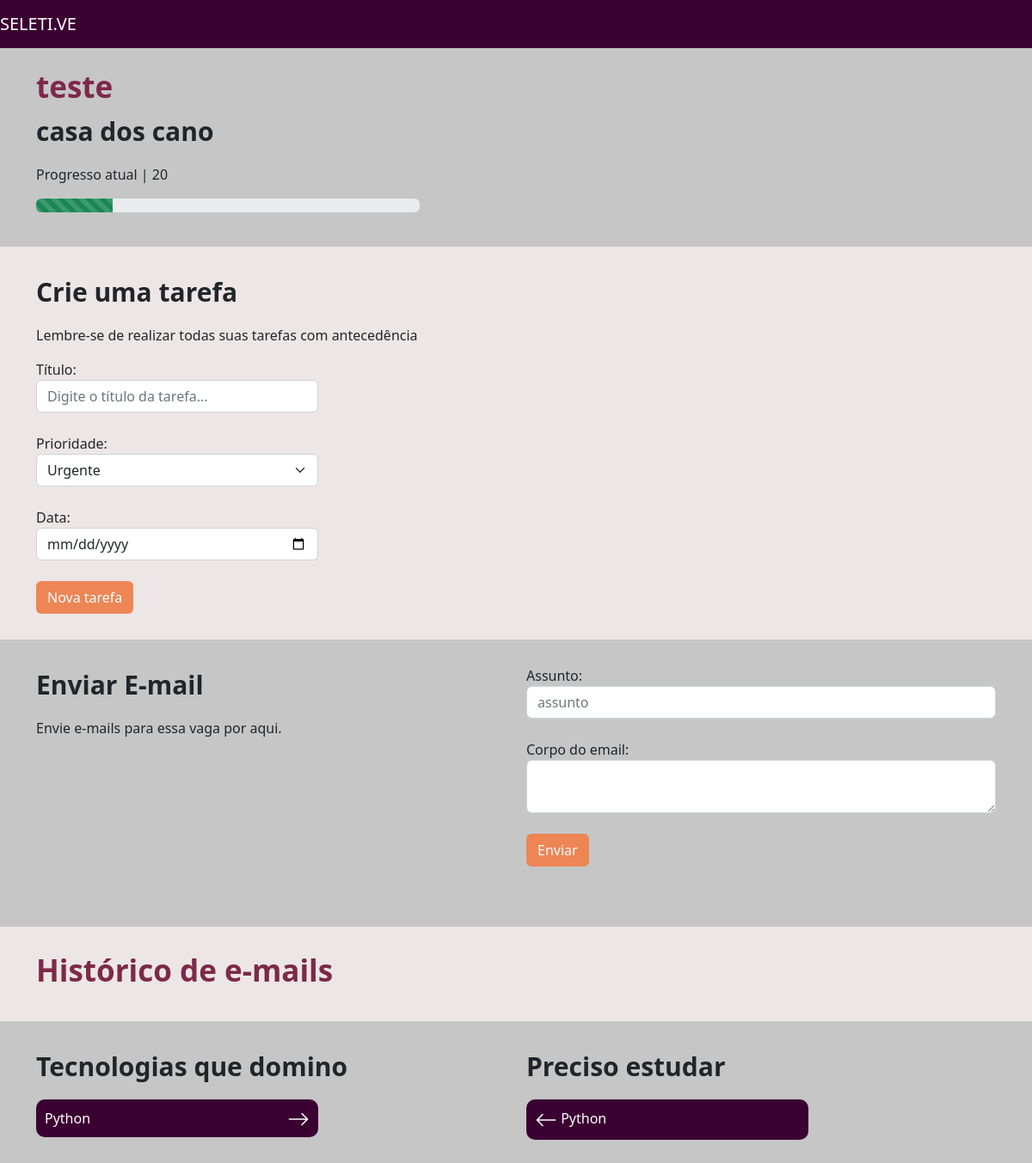
The page /vagas/vaga/2 on the database as committed earlier.
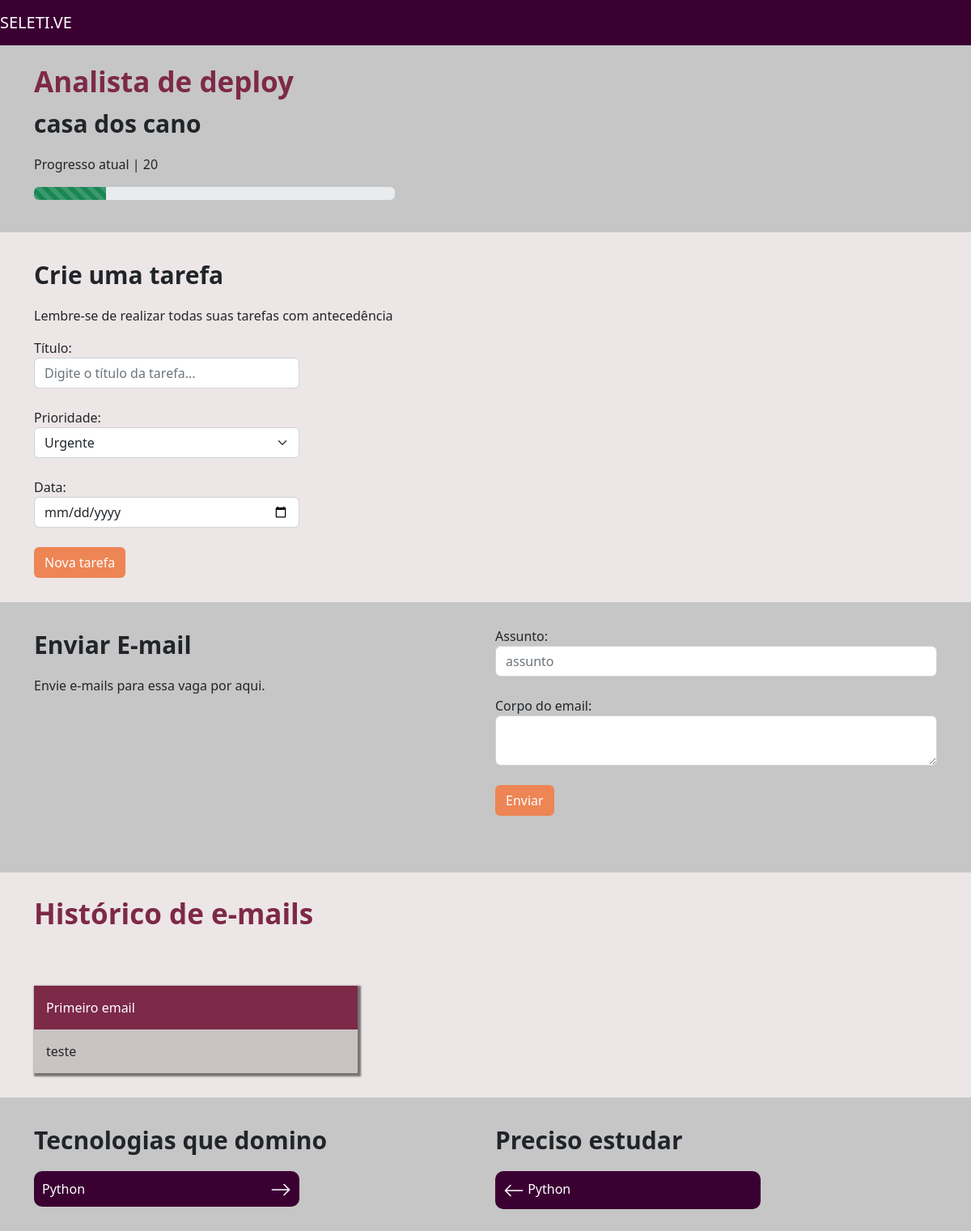
The same page on the database as committed later.
### empresa/models.py (models this page shows, shortened)
class Vagas(models.Model):
    choices_experiencia = (
        ('J', 'Júnior'),
        ('P', 'Pleno'),
        ('S', 'Sênior')
    )
    choices_status = (
        ('I', 'Interesse'),
        ('C', 'Currículo enviado'),
        ('E', 'Entrevista'),
        ('D', 'Desafio técnico'),
        ('F', 'Finalizado')
    )
    empresa = models.ForeignKey(Empresa,null=True, on_delete=models.SET_NULL)
    titulo = models.CharField(max_length=30)
    nivel_experiencia = models.CharField(max_length=2, choices=choices_experiencia)
    data_final = models.DateField()
    email = models.EmailField(null=True)
    status = models.CharField(max_length=30, choices=choices_status)
    tecnologias_dominadas = models.ManyToManyField(Tecnologias)
    tecnologias_estudar = models.ManyToManyField(Tecnologias, related_name='estudar')
    def progresso(self):
        x = [((i+1)*20, j[0]) for i, j in enumerate(self.choices_status)]
        x = list(filter(lambda x: x[1] == self.status, x))[0][0]
        return x
    """def progresso(self):
        if self.status == 'I':
            return 20
        elif self.status == 'C':
            return 40
        elif self.status == 'E':
            return 60
        elif self.status == 'D':
            return 80
        elif self.status == 'F':
            return 100
    """

class Empresa(models.Model):
    choices_nicho_mercado = (
        ("M", "Marketing"),
        ("N", "Nutrição"),
        ("D", "Design")
    )
    logo = models.ImageField(upload_to="logo_empresa", null=True)
    nome = models.CharField(max_length=30)
    email = models.EmailField()
    cidade = models.CharField(max_length=30)
    tecnologias = models.ManyToManyField(Tecnologias)
    endereco = models.CharField(max_length=30)
    caracteristica_empresa = models.TextField()
    nicho_mercado = models.CharField(max_length=3, choices=choices_nicho_mercado)
    def __str__(self):
        return self.nome

### vagas/models.py (models this page shows, shortened)
class Emails(models.Model):
    vaga = models.ForeignKey(Vagas, on_delete=models.DO_NOTHING)
    assunto = models.CharField(max_length=100)
    corpo = models.TextField()
    enviado = models.BooleanField()

### vagas/views.py (the view)
# urls.py: path('vaga/<int:id>', views.vaga, name='vaga'),
def vaga(request,id):
    vaga = get_object_or_404(Vagas, id=id)
    tarefas = Tarefa.objects.filter(vaga=vaga).filter(realizada=False)
    emails = Emails.objects.filter(vaga=vaga)
    return render(request, 'vaga.html', {'vaga':vaga,'tarefas':tarefas,'emails':emails})

### empresa/templates/vaga.html (shortened to what the changed rows need)
{% extends 'base.html' %}
{% load static %}
{% block 'head' %}
    <link rel="stylesheet" href="{% static 'vaga/css/vaga.css' %}">
{% endblock %}
{% block 'body' %}
    <div class="container">
        <br>
        <h3 class="titulo">{{vaga.titulo}}</h3>
        <p class="titulo2">{{vaga.empresa}}</p>
        <p>Progresso atual | {{vaga.progresso}}</p>
        <div style="width: 40%" class="progress">
            <div class="progress-bar progress-bar-striped bg-success" role="progressbar" style="width: {{vaga.progresso}}%" aria-valuenow="25" aria-valuemin="0" aria-valuemax="100"></div>
        </div>
    </div>
    <div class="bg2">
        <div class="container">
            <div class="row">
                    {% for email in emails%}
                        <div class="col-md">
                            <div class="box-email">
                                <div class="header-email">
                                    {{email.assunto}}
                                </div>
                                <div class="body-email">
                                    {{email.corpo}}
                                </div>
                            </div>
                        </div>
                    {% endfor %}
            </div>
        </div>
    </div>
{% endblock %}

Rows that differ between the two databases and show on the page:
changed Vagas "casa dos cano": titulo "teste" → "Analista de deploy"
added Emails: assunto "Primeiro email", corpo "teste"
